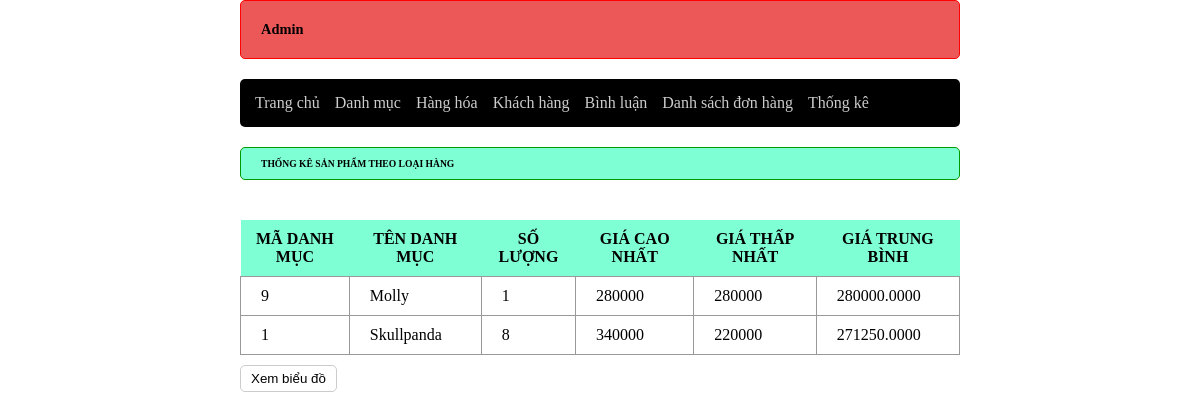
Page /admin/index.php?act=statistical on the committed database.
### tables this page shows
CREATE TABLE `category` (
  `id` int(11) NOT NULL,
  `name` varchar(255) NOT NULL
);

### model/pdo.php (called while the page is built, shortened)
<?php
function pdo_get_connection(){
    $dburl = "mysql:host=localhost;dbname=art-toys;charset=utf8";
    $username = 'root';
    $password = '';
    $conn = new PDO($dburl, $username, $password);
    $conn->setAttribute(PDO::ATTR_ERRMODE, PDO::ERRMODE_EXCEPTION);
    return $conn;
}
function pdo_query($sql){
    $sql_args = array_slice(func_get_args(), 1);
    try{
        $conn = pdo_get_connection();
        $stmt = $conn->prepare($sql);
        $stmt->execute($sql_args);
        $rows = $stmt->fetchAll();
        return $rows;
    }
    catch(PDOException $e){
        throw $e;
    }
    finally{
        unset($conn);
    }
}

### model/cart.php (called while the page is built, shortened)
<?php
function list_statistical()
{
    $sql = "select category.id as id_cat, category.name as name_cat, count(products.id) as count_products, min(products.price) as min_price, max(products.price) as max_price, avg(products.price) as avg_price";
    $sql .= " from products left join category on category.id=products.idcat";
    $sql .= " group by category.id order by category.id desc";
    $list_statistical = pdo_query($sql);
    return $list_statistical;
}

### admin/statistical/list.php (the view)
<div class="row">
            <div class="row header mb">
                <h3>THỐNG KÊ SẢN PHẨM THEO LOẠI HÀNG</h3>
            </div>
            <div class="row frmcontent">
                <div class="row mb10">
                    <table>
                        <thead>
                            <tr>
                                <th>MÃ DANH MỤC</th>
                                <th>TÊN DANH MỤC</th>
                                <th>SỐ LƯỢNG</th>
                                <th>GIÁ CAO NHẤT</th>
                                <th>GIÁ THẤP NHẤT</th>
                                <th>GIÁ TRUNG BÌNH</th>
                            </tr>
                        </thead>
                        <?php
                            foreach ($list_statistical as $statistical) {
                                extract($statistical);
                                echo'<tbody>
                                        <tr>
                                            <td>'.$id_cat.'</td>
                                            <td>'.$name_cat.'</td>
                                            <td>'.$count_products.'</td>
                                            <td>'.$max_price.'</td>
                                            <td>'.$min_price.'</td>
                                            <td>'.$avg_price.'</td>
                                        </tr>
                                    </tbody>';
                            };
                        ?>
                    </table>
                </div>
                <div class="row mb10">
                    <a href="index.php?act=chart">
                        <input type="button" value="Xem biểu đồ">
                    </a>
                </div>
            </div>
        </div>

### css/style.css (style rules this page uses)
* { box-sizing: border-box; margin: 0; padding: 0; }
.row { float: left; width: 100%; }
.mb { margin-bottom: 20px; }
.mb10 { margin-bottom: 10px; }
.header { background-color: aquamarine; border: 1px #090 solid; color: black; border-radius: 5px; }
.formuser input[type="submit"], .formuser input[type="reset"], .frmcontent input[type="submit"], .frmcontent input[type="reset"], .frmcontent input[type="button"] { border-radius: 5px; padding: 5px 10px; background-color: white; border: 1px #ccc solid; }
.header h3 { font-size: 0.8vw; margin: 10px 20px; }
.frmcontent { padding: 20px 0px; }
table { width: 100%; border-collapse: collapse; }
table thead { background-color: aquamarine; }
table th { padding: 10px; }
table tbody tr td { border: 1px solid #999; padding: 10px 20px; }

### rows in the picture
category: id "9", name "Molly", count_products "1", max_price "280000", min_price "280000", avg_price "280000.0000"
category: id "1", name "Skullpanda", count_products "8", max_price "340000", min_price "220000", avg_price "271250.0000"
